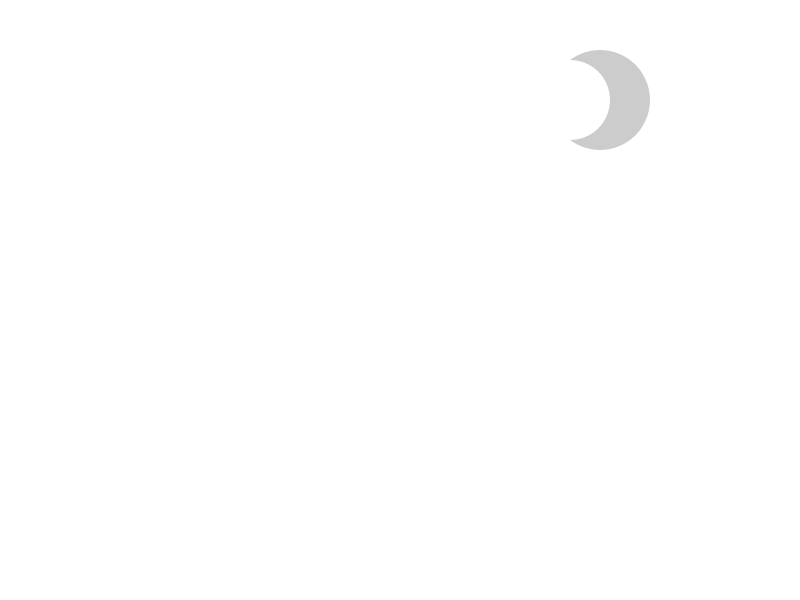

Source code (Python):
import cairo

# Set up the drawing surface
WIDTH, HEIGHT = 800, 600
surface = cairo.ImageSurface(cairo.FORMAT_ARGB32, WIDTH, HEIGHT)
context = cairo.Context(surface)

# Set background color
context.set_source_rgb(1, 1, 1)  # White background
context.paint()

# Draw the moon (crescent shape)

# First, draw the larger circle for the outer moon
context.arc(600, 100, 50, 0, 2 * 3.1416)  # Center at (600, 100) with radius 50
context.set_source_rgb(0.8, 0.8, 0.8)  # Light gray for the outer moon
context.fill()

# Next, draw a smaller circle inside to create the crescent shape
# Shifted to the left to make the moon face the opposite direction
context.arc(570, 100, 40, 0, 2 * 3.1416)  # Shifted left from 630 to 570
context.set_source_rgb(1, 1, 1)  # White to erase the inside part
context.fill()

# Save the drawing to a file
surface.write_to_png("moon.png")
